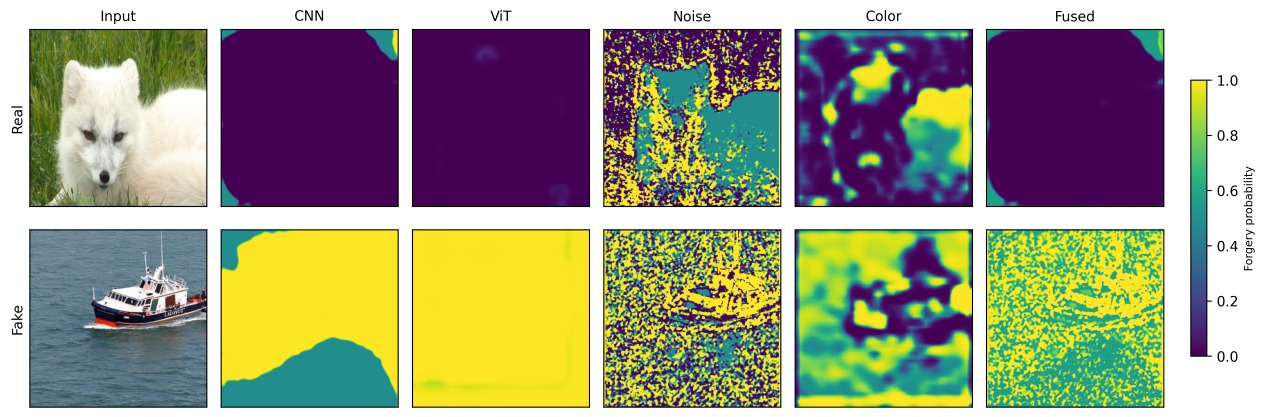
#> input picture paper/figures/evidence_map.png, 3795 x 1251 px (shown at 1/3 size)
$ python make_fig_arch_style.py
#> lines starting #> are read from the running program, lines starting #| are printed output that depends on the picture
# -*- coding: utf-8 -*-
"""JVCIR Fig.1：Keynote 信息图风格的 FBFN v3 架构图。"""
import os

import matplotlib
matplotlib.use("Agg")
import matplotlib.pyplot as plt
from matplotlib.patches import FancyBboxPatch, FancyArrowPatch, Rectangle
from PIL import Image

HERE = os.path.dirname(os.path.abspath(__file__))
OUT = os.path.join(HERE, "figures")

NAVY = "#16294A"
BLUE = "#2E5B9A"
LIGHT = "#E8F0F8"
PALE = "#F7FAFD"
BEIGE = "#F6EBD0"
GREEN = "#4E8A3E"
RED = "#B02418"
GRAY = "#555555"

plt.rcParams.update({"font.family": "DejaVu Serif", "font.size": 9})
fig, ax = plt.subplots(figsize=(11.6, 7.2), dpi=300)
ax.set_xlim(0, 20)
ax.set_ylim(0, 13)
ax.axis("off")


def rbox(x, y, w, h, fc, ec=BLUE, lw=1.0, rad=0.10):
    ax.add_patch(FancyBboxPatch((x, y), w, h, boxstyle=f"round,pad=0.02,rounding_size={rad}",
                                linewidth=lw, edgecolor=ec, facecolor=fc))


def txt(x, y, s, fs=9, color=NAVY, style="normal", ha="left", va="center",
        weight="normal", family="DejaVu Serif", ls=1.15):
    ax.text(x, y, s, fontsize=fs, color=color, style=style, ha=ha, va=va,
            fontweight=weight, family=family, linespacing=ls)


def arrow(x1, y1, x2, y2, color=NAVY, lw=1.4, ms=12):
    ax.add_patch(FancyArrowPatch((x1, y1), (x2, y2), arrowstyle="-|>",
                                 mutation_scale=ms, linewidth=lw, color=color,
                                 shrinkA=0, shrinkB=0))


def cross(x, y, s=0.4, c=RED, lw=3):
    ax.plot([x - s, x + s], [y - s, y + s], color=c, lw=lw, solid_capstyle="round")
    ax.plot([x - s, x + s], [y + s, y - s], color=c, lw=lw, solid_capstyle="round")


def check(x, y, s=0.4, c=GREEN, lw=3):
    ax.plot([x - s, x - 0.1 * s, x + s], [y, y - 0.7 * s, y + 0.7 * s],
            color=c, lw=lw, solid_capstyle="round", solid_joinstyle="round")


# ---------------- top narrative ----------------
txt(0.35, 12.25, "The forensic gap — why type and region matter", fs=14, style="italic")
txt(12.5, 12.28,
    "Fraud images are recompressed and resized in social media;\n"
    "a scalar real/fake score cannot say what changed or where.",
    fs=8.6, style="italic", color=GRAY)

# contrast row (left)
rbox(0.4, 9.95, 3.9, 1.55, PALE)
txt(2.35, 11.05, "real / fake only", fs=10, ha="center", color=GRAY)
txt(2.35, 10.55, "where? what type?\ncan I trust it after JPEG?", fs=8.0, ha="center", color=GRAY)
cross(3.75, 11.15, s=0.32)

arrow(4.45, 10.7, 5.15, 10.7, color=RED, lw=2.0, ms=14)

rbox(5.3, 9.95, 4.25, 1.55, "#EAF3E6", ec=GREEN)
txt(7.42, 11.05, "type + region + confidence", fs=10, ha="center", color=GREEN)
txt(7.42, 10.55, "one backbone, three outputs,\ncalibrated probability", fs=8.0, ha="center", color=GRAY)
check(9.85, 11.18, s=0.30)

# evidence strip inset (top right)
ev = Image.open(os.path.join(HERE, "..", "paper", "figures", "evidence_map.png")).convert("RGB")
w, h = ev.size
#> w = 3795; h = 1251
panel = w // 5
#> panel = 759
strip_w = 1.05
for i in range(5):
    im = ev.crop((i * panel, 0, (i + 1) * panel, h))
    ax.imshow(im, extent=(10.55 + i * strip_w, 11.4 + i * strip_w, 9.95, 11.55),
              aspect="auto", zorder=2)
    ax.add_patch(Rectangle((10.55 + i * strip_w, 9.95), strip_w - 0.05, 1.6,
                           fill=False, ec=BLUE, lw=0.6, zorder=3))
#> this loop made 5 passes
#> pass 1, `im = ev.crop((i * panel, 0, (i + 1) * panel, h))`:
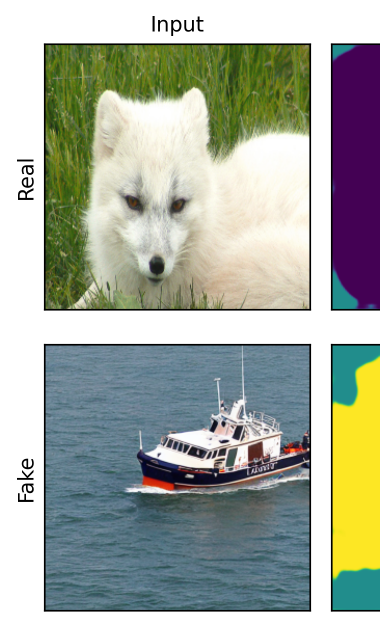
#> im: PIL image 759x1251 RGB (shown at 1/2 size); mean R, G, B 164.4, 170.5, 159.2
#> pass 2, `im = ev.crop((i * panel, 0, (i + 1) * panel, h))`:
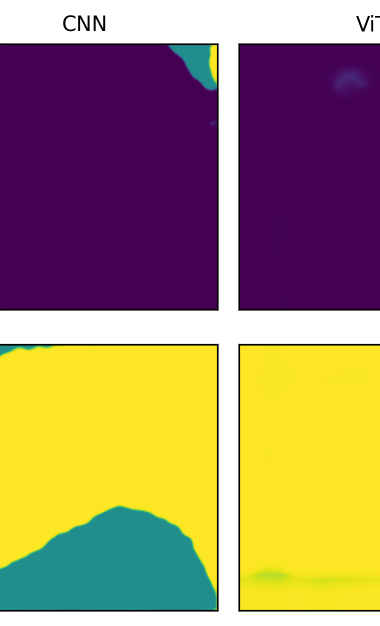
#> im: PIL image 759x1251 RGB (shown at 1/2 size); mean R, G, B 159.5, 134.7, 103
#> pass 3, `im = ev.crop((i * panel, 0, (i + 1) * panel, h))`:
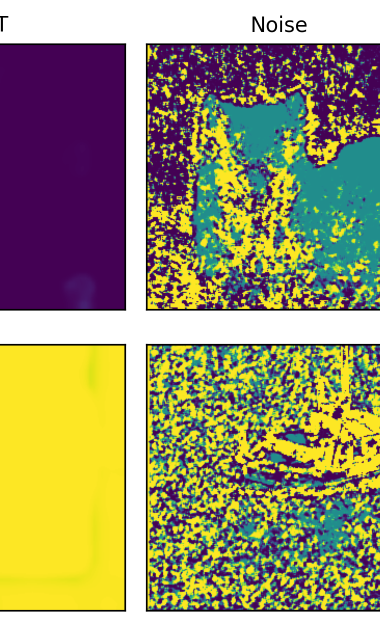
#> im: PIL image 759x1251 RGB (shown at 1/2 size); mean R, G, B 154.3, 146.4, 109.1
txt(13.3, 9.55, "branch evidence: real (top) vs. tampered (bottom)", fs=7.2, ha="center", color=GRAY)

# ---------------- pipeline ----------------
txt(0.35, 9.15, "Evidence branches", fs=12, style="italic", color=BLUE)
txt(0.35, 8.85, "four physically interpretable streams", fs=8.0, style="italic", color=GRAY)

branches = [
    ("CNN", "ResNet-34 + UNet++", LIGHT),
    ("ViT", "DINOv2 ViT-L/14", "#E6F2E4"),
    ("Noise", "ELA + SRM filters", "#F8E2E0"),
    ("Color", "Lab + local entropy", BEIGE),
]
by = [7.75, 6.8, 5.85, 4.9]
for i, ((name, sub, c), y) in enumerate(zip(branches, by)):
    rbox(0.4, y, 3.0, 0.78, c)
    txt(0.58, y + 0.51, name, fs=9.2, weight="bold")
    txt(0.58, y + 0.22, sub, fs=7.4, color=GRAY)
    # evidence thumbnail
    im = ev.crop((i * panel, 0, (i + 1) * panel, h))
    ax.imshow(im, extent=(3.6, 4.5, y + 0.06, y + 0.72), aspect="auto", zorder=2)
    ax.add_patch(Rectangle((3.6, y + 0.06), 0.9, 0.66, fill=False, ec=BLUE, lw=0.6, zorder=3))
    arrow(3.42, y + 0.39, 3.58, y + 0.39, lw=0.8, ms=6)
    arrow(4.52, y + 0.39, 4.95, y + 0.39, lw=0.8, ms=6)

# fusion
rbox(5.0, 5.65, 2.55, 2.15, "#E6E2F2", ec="#5B4B8A")
txt(6.27, 7.05, "Dual attention\nfusion", fs=10, ha="center", style="italic", color="#3B2F63")
txt(6.27, 6.3, "channel + spatial", fs=8.0, ha="center", color=GRAY)
arrow(4.56, 6.72, 4.98, 6.72, lw=0.9, ms=8)

# trunk
rbox(7.9, 5.85, 1.7, 1.75, "#EDEDED", ec=GRAY)
txt(8.75, 6.95, "Shared\n128-d\ntrunk", fs=9.0, ha="center", weight="bold")
arrow(7.57, 6.72, 7.87, 6.72, lw=1.1)

# outputs
outs = [
    ("Authenticity", "real / fake", "BCE", 8.2, LIGHT),
    ("Type", "real / splice / copy-move / AI", "weighted CE", 6.55, "#E6F2E4"),
    ("Localization", "pixel mask", "BCE + Dice", 4.9, BEIGE),
]
for name, sub, loss, y, c in outs:
    rbox(9.95, y, 3.3, 1.2, c)
    txt(10.12, y + 0.83, name, fs=9.2, weight="bold")
    txt(10.12, y + 0.5, sub, fs=7.4, color=GRAY)
    txt(10.12, y + 0.21, loss, fs=7.0, style="italic", color=BLUE)
    arrow(9.62, 6.72, 9.92, y + 0.6, lw=0.8, ms=7)

# ---------------- robustness mini chart ----------------
txt(0.35, 4.25, "Robust after distribution", fs=12, style="italic", color=BLUE)
txt(0.35, 3.95, "AUC on real CASIA, before → after augmentation", fs=8.0, style="italic", color=GRAY)
conds = [("clean", 0.950, 0.950), ("JPEG q90", 0.850, 0.888), ("resize", 0.783, 0.933), ("blur", 0.685, 0.872)]
base = 2.35
for i, (name, before, after) in enumerate(conds):
    x = 0.55 + i * 1.25
    ax.add_patch(Rectangle((x + 0.12, base), 0.28, (before - 0.6) * 1.4, fc="#C9D6E8", ec="none"))
    ax.add_patch(Rectangle((x + 0.44, base), 0.28, (after - 0.6) * 1.4, fc=BLUE, ec="none"))
    txt(x + 0.42, base - 0.16, name, fs=7.0, ha="center", color=GRAY)
    txt(x + 0.24, base + (before - 0.6) * 1.4 + 0.09, f"{before:.2f}", fs=6.0, ha="center", color=GRAY)
    txt(x + 0.64, base + (after - 0.6) * 1.4 + 0.09, f"{after:.2f}", fs=6.0, ha="center", color=BLUE)
ax.plot([0.5, 5.5], [base, base], color=GRAY, lw=0.8)

# ---------------- metric cards ----------------
txt(6.0, 4.25, "What the model delivers", fs=12, style="italic", color=BLUE)
txt(6.0, 3.95, "same protocol, real-only validation", fs=8.0, style="italic", color=GRAY)
cards = [("AUC", "0.969", "vs. TruFor 0.946"), ("Type F1", "0.849", "4-class macro"),
         ("Localization", "0.603", "mIoU (TTA)"), ("Latency", "81 ms", "A40, bf16")]
for i, (lab, val, sub) in enumerate(cards):
    x = 6.0 + i * 2.2
    rbox(x, 2.35, 2.0, 1.2, LIGHT)
    txt(x + 1.0, 3.28, lab, fs=7.2, ha="center", color=GRAY, style="italic")
    txt(x + 1.0, 2.98, val, fs=13, ha="center", color=NAVY, weight="bold")
    txt(x + 1.0, 2.6, sub, fs=6.6, ha="center", color=GRAY)

# ---------------- bottom banner ----------------
rbox(0.35, 1.05, 19.3, 0.62, "#F9E5E3", ec=RED, lw=1.4)
txt(10.0, 1.36, "A tampering triage tool — not a substitute for forensic examination.",
    fs=10.5, ha="center", color=RED, weight="bold")

txt(10.0, 0.45,
    "Interpretable four-branch evidence fusion for image tampering detection, type classification and localization",
    fs=12, ha="center", style="italic", color=NAVY)

fig.tight_layout(pad=0.1)
os.makedirs(OUT, exist_ok=True)
png = os.path.join(OUT, "fig1_architecture_v3.png")
tif = os.path.join(OUT, "fig1_architecture_v3_300dpi.tiff")
fig.savefig(png, dpi=300, bbox_inches="tight")
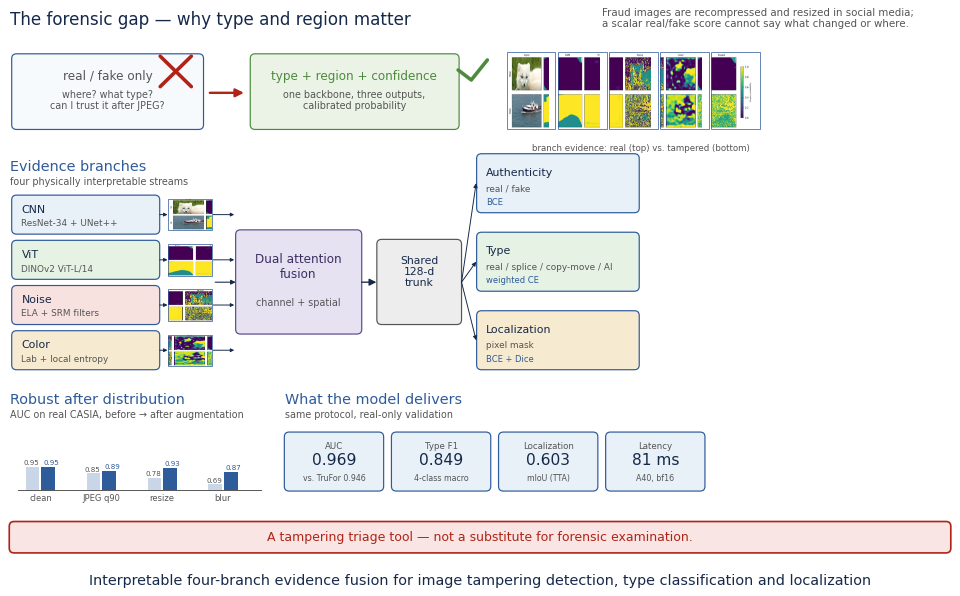
#> figure drawn by matplotlib, 1 panel
fig.savefig(tif, dpi=300, bbox_inches="tight", pil_kwargs={"compression": "tiff_lzw"})
print("saved", png)
